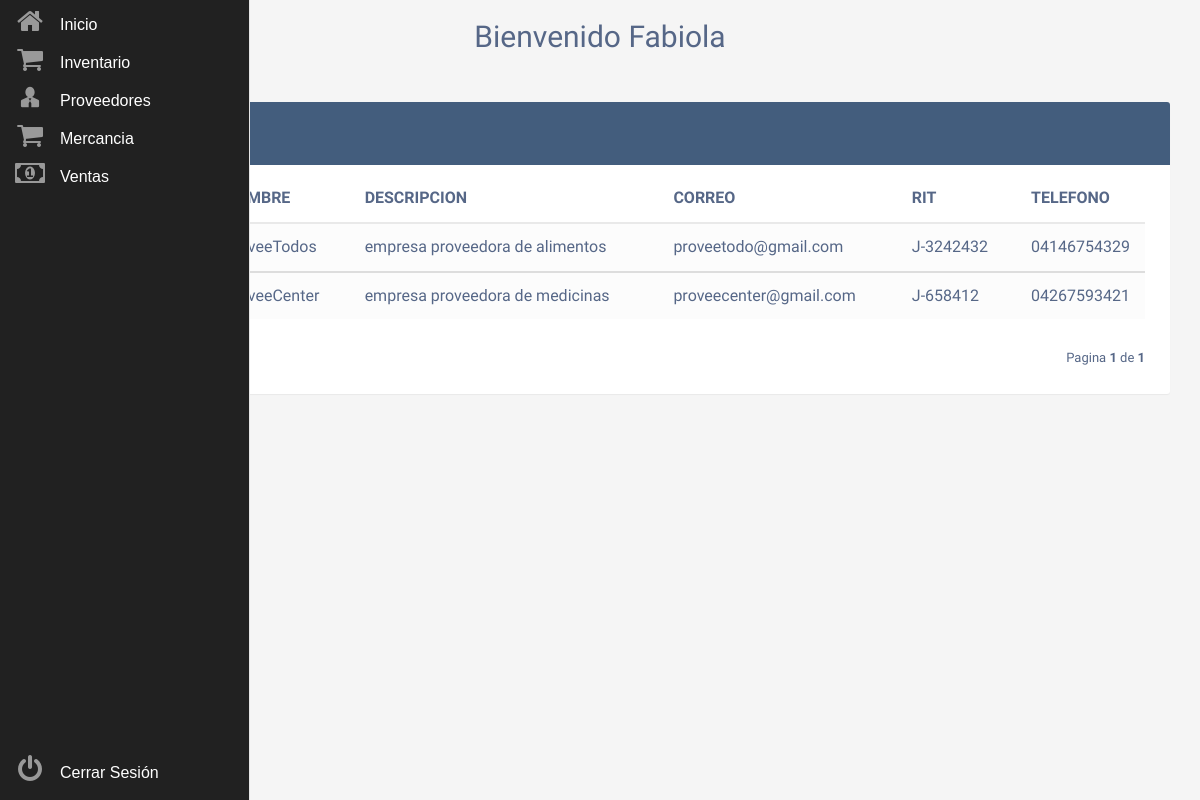
Screenshot of /proveedores_empleados.php (signed in) with the database file from the repository.
### tables this page shows
CREATE TABLE `proveedores` (
  `ID_PROVEEDORA` int NOT NULL,
  `NOMBRE` varchar(80) NOT NULL,
  `DESCRIPCION` varchar(250) NOT NULL,
  `CORREO` varchar(100) NOT NULL,
  `RIT` varchar(80) NOT NULL,
  `TELEFONO` varchar(80) NOT NULL
);

### paginacion_proveedores_empleados.php (called while the page is built, shortened)
<?php
     $tamano=6;
     if(isset($_GET["pagina"])){
          if($_GET["pagina"]==1){
               header("location:proveedores_empleados.php");
          }
          else{
               $paginas=$_GET["pagina"];
          }
     }
     else{
          $paginas = 1;
     }
     $empezar = ($paginas-1)*$tamano;
?>

### proveedores_empleados.php (the view, shortened to what this page needs)
<?php
	require ('paginacion_proveedores_empleados.php');
	require ('registros_proveedores.php');
?>
<!DOCTYPE html>
<html lang="es">
<head>
<link rel="stylesheet" href="https://maxcdn.bootstrapcdn.com/font-awesome/4.7.0/css/font-awesome.min.css">
<link rel="stylesheet" href="bootstrap-3.3.7/dist/css/bootstrap.min.css">
<link rel="stylesheet" href="css/index.css">
<link rel="stylesheet" href="iconos/styles.css">
</head>
<body>
	<br>
    <div class="container">
        <div class="table-wrapper">
            <div class="table-title">
                <div class="row">
                    <div class="col-sm-6">
						<h2><b>Proveedores</b></h2>
					</div>
                </div>
            </div>
            <table class="table table-striped table-hover">
                <thead>
                    <tr>
                        <th>ID_PROVEEDORA</th>
                        <th>NOMBRE</th>
					<th>DESCRIPCION</th>
				    <th>CORREO</th>
				    <th>RIT</th>
				    <th>TELEFONO</th>
                    </tr>
                </thead>
<?php
foreach($registros as $personas):
?>
                <tbody>
                    <tr>
				    <td><?php echo $personas->ID_PROVEEDORA ?></td>
				    <td><?php echo $personas->NOMBRE ?></td>
				    <td><?php echo $personas->DESCRIPCION ?></td>
				    <td><?php echo $personas->CORREO ?></td>
				    <td><?php echo $personas->RIT ?></td>
				    <td><?php echo $personas->TELEFONO ?></td>
                    </tr>
                </tbody>
<?php
	endforeach;
?>
		  </table>
<?php
	include('cambiar_pagina.php');
?>
        </div>
    </div>
</body>
</html>

### lateral/estilos.css (style rules this page uses)
.main-menu { position: fixed !important; }
.fa-2x { font-size: 2em; }
.fa { position: relative; display: table-cell; width: 60px; height: 36px; text-align: center; vertical-align: middle; font-size:20px; }
.main-menu { background:#212121; border-right:1px solid #e5e5e5; position:absolute; top:0; bottom:0; height:100%; left:0; width:60px; overflow:hidden; -webkit-transition:width .05s linear; transition:width .05s linear; -webkit-transform:translateZ(0) scale(1,1); z-index:1000; }
.main-menu>ul { margin:7px 0; }
.main-menu li { position:relative; display:block; width:250px; }
.main-menu li>a { position:relative; display:table; border-collapse:collapse; border-spacing:0; color:#999; font-family: arial; font-size: 14px; text-decoration:none; -webkit-transform:translateZ(0) scale(1,1); -webkit-transition:all .1s linear; transition:all .1s linear; margin-top: 2px; margin-bottom: 2px; }
.main-menu .nav-text { position:relative; display:table-cell; vertical-align:middle; width:190px; font-family: arial, 'Titillium Web', sans-serif; font-size: 16px; color: #fff; }
.main-menu>ul.logout { position:absolute; left:0; bottom:0; }
nav { -webkit-user-select:none; -moz-user-select:none; -ms-user-select:none; -o-user-select:none; user-select:none; }
nav ul,nav li { outline:0; margin:0; padding:0; }

### css/index.css (style rules this page uses)
body { color: #566787; background: #f5f5f5; font-family: 'Varela Round', sans-serif; font-size: 13px; }
.table-wrapper { background: #fff; padding: 20px 25px; margin: 30px 0; border-radius: 3px; box-shadow: 0 1px 1px rgba(0,0,0,.05); }
.table-title { padding-bottom: 15px; background: #435d7d; color: #fff; padding: 16px 30px; margin: -20px -25px 10px; border-radius: 3px 3px 0 0; }
.table-title h2 { margin: 5px 0 0; font-size: 24px; }
table.table tr th, table.table tr td { border-color: #e9e9e9; padding: 12px 15px; vertical-align: middle; }
table.table tr th:first-child { width: 60px; }
table.table tr th:last-child { width: 100px; }
table.table-striped tbody tr:nth-of-type(odd) { background-color: #fcfcfc; }

### rows the page displays
proveedores: NOMBRE "proveeTodos", DESCRIPCION "empresa proveedora de alimentos", CORREO "proveetodo@gmail.com", RIT "J-3242432", TELEFONO "04146754329"
proveedores: NOMBRE "proveeCenter", DESCRIPCION "empresa proveedora de medicinas", CORREO "proveecenter@gmail.com", RIT "J-658412", TELEFONO "04267593421"

### other values shown
$_SESSION["usuario"] "Fabiola"
$paginas "1"
$total_paginas "1"
